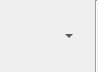
<?xml version="1.0" encoding="UTF-8"?>
<ui version="4.0">
 <class>RibbonHome</class>
 <widget class="QWidget" name="RibbonHome">
  <property name="geometry">
   <rect>
    <x>0</x>
    <y>0</y>
    <width>98</width>
    <height>72</height>
   </rect>
  </property>
  <property name="windowTitle">
   <string>Form</string>
  </property>
  <layout class="QGridLayout" name="gridLayout">
   <property name="leftMargin">
    <number>0</number>
   </property>
   <property name="topMargin">
    <number>0</number>
   </property>
   <property name="rightMargin">
    <number>0</number>
   </property>
   <property name="bottomMargin">
    <number>0</number>
   </property>
   <item row="0" column="1">
    <widget class="Line" name="line_2">
     <property name="orientation">
      <enum>Qt::Vertical</enum>
     </property>
    </widget>
   </item>
   <item row="0" column="0">
    <widget class="QWidget" name="widget_4" native="true">
     <layout class="QGridLayout" name="gridLayout_4">
      <item row="0" column="0">
       <widget class="QWidget" name="widget_5" native="true">
        <property name="styleSheet">
         <string notr="true">QWidget::hover {
	border-radius: 4px;
	border:1px solid #9a9a9a;

	background-color: qlineargradient(spread:reflect, x1:0, y1:1, x2:0, y2:0, stop:0 rgba(235, 235, 235, 255), stop:0.5 rgba(245, 245, 245, 255), stop:0.527094 rgba(243, 243, 243, 255), stop:1 rgba(255, 255, 255, 255))
}</string>
        </property>
        <layout class="QHBoxLayout" name="horizontalLayout">
         <property name="spacing">
          <number>0</number>
         </property>
         <property name="leftMargin">
          <number>0</number>
         </property>
         <property name="topMargin">
          <number>0</number>
         </property>
         <property name="rightMargin">
          <number>0</number>
         </property>
         <property name="bottomMargin">
          <number>0</number>
         </property>
         <item>
          <widget class="QToolButton" name="toolButton">
           <property name="minimumSize">
            <size>
             <width>48</width>
             <height>48</height>
            </size>
           </property>
           <property name="styleSheet">
            <string notr="true">QWidget {
	height: 16px;
	line-height: 16px;
	font-size: 11px;
	text-decoration: none;
	font-family: &quot;Lucida Grande&quot;, &quot;Lucida Sans Unicode&quot;, sans-serif;
	font-weight:normal;
	color: #000;
	border: none;
}

QWidget::hover {
	border-top-left-radius: 4px;
	border-bottom-left-radius: 4px;
	border-top-right-radius: 0;
	border-bottom-right-radius: 0;
	border:1px solid #9a9a9a;

	/*background-color: qlineargradient(spread:reflect, x1:0, y1:1, x2:0, y2:0, stop:0 rgba(235, 235, 235, 255), stop:0.5 rgba(245, 245, 245, 255), stop:0.527094 rgba(243, 243, 243, 255), stop:1 rgba(255, 255, 255, 255))*/
}

QWidget::pressed {
	/*background-color: qlineargradient(spread:pad, x1:0, y1:1, x2:0, y2:0, stop:0 rgba(211, 247, 253, 255), stop:0.339901 rgba(135, 197, 251, 255), stop:0.605911 rgba(161, 209, 249, 255), stop:1 rgba(212, 233, 252, 255));*/

background-color: qlineargradient(spread:pad, x1:0, y1:1, x2:0, y2:0, stop:0 rgba(235, 235, 235, 255), stop:0.389163 rgba(213, 213, 213, 255), stop:0.610837 rgba(213, 213, 213, 255), stop:1 rgba(255, 255, 255, 255))
}</string>
           </property>
           <property name="text">
            <string/>
           </property>
           <property name="icon">
            <iconset resource="resources/icons.qrc">
             <normaloff>:/icons/edit-paste.png</normaloff>:/icons/edit-paste.png</iconset>
           </property>
           <property name="iconSize">
            <size>
             <width>32</width>
             <height>32</height>
            </size>
           </property>
          </widget>
         </item>
         <item>
          <widget class="QToolButton" name="toolButton_2">
           <property name="minimumSize">
            <size>
             <width>0</width>
             <height>48</height>
            </size>
           </property>
           <property name="maximumSize">
            <size>
             <width>12</width>
             <height>16777215</height>
            </size>
           </property>
           <property name="styleSheet">
            <string notr="true">QWidget {
	height: 16px;
	line-height: 16px;
	font-size: 11px;
	text-decoration: none;
	font-family: &quot;Lucida Grande&quot;, &quot;Lucida Sans Unicode&quot;, sans-serif;
	font-weight:normal;
	color: #000;
	border: none;
}

QWidget::hover {
	border-top-left-radius: 0px;
	border-bottom-left-radius: 0px;
	border-top-right-radius: 4px;
	border-bottom-right-radius: 4px;
	border:1px solid #9a9a9a;
}

QWidget::pressed {
	/*background-color: qlineargradient(spread:pad, x1:0, y1:1, x2:0, y2:0, stop:0 rgba(211, 247, 253, 255), stop:0.339901 rgba(135, 197, 251, 255), stop:0.605911 rgba(161, 209, 249, 255), stop:1 rgba(212, 233, 252, 255));*/

background-color: qlineargradient(spread:pad, x1:0, y1:1, x2:0, y2:0, stop:0 rgba(235, 235, 235, 255), stop:0.389163 rgba(213, 213, 213, 255), stop:0.610837 rgba(213, 213, 213, 255), stop:1 rgba(255, 255, 255, 255))
}</string>
           </property>
           <property name="text">
            <string/>
           </property>
           <property name="iconSize">
            <size>
             <width>32</width>
             <height>32</height>
            </size>
           </property>
           <property name="arrowType">
            <enum>Qt::DownArrow</enum>
           </property>
          </widget>
         </item>
        </layout>
       </widget>
      </item>
     </layout>
    </widget>
   </item>
  </layout>
 </widget>
 <resources>
  <include location="resources/icons.qrc"/>
 </resources>
 <connections/>
 <slots>
  <slot>frequenciesItemSelected()</slot>
  <slot>descriptivesItemSelected()</slot>
  <slot>anovaItemSelected()</slot>
 </slots>
</ui>
